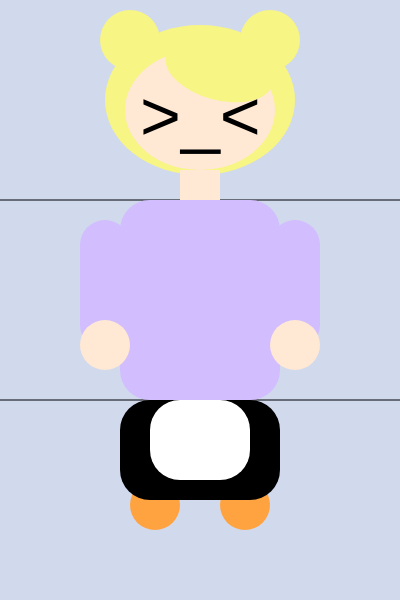
Frame 1 (no input)
Frame 60 (no input): identical to frame 1, image omitted
Frame 120 (the mouse pressed at the canvas centre since frame 60): identical to frame 1, image omitted

The p5.js sketch that drew this single still picture (run headless with seeded random() and noise() and a simulated clock; from frame 60 on, the mouse is pressed at the canvas centre):

// p5.js sketch
// ── sketch.js
function setup() {
  createCanvas(400, 600);
}

function draw() {
  background(209, 217, 237);
  
  // division lines
  fill (0);
  line (0,200,400,200);
  line (0,400,400,400);
  
  drawHead(100,100);
  drawTorso(100, 250);
  drawFeet(100, 300);
  
  
}

function drawHead( posX,posY){
  
  // back of hair
  push();
  noStroke();
  fill (247, 245, 131);
  ellipse(200,100, 190,150);
  pop();
  
  // space buns
  push();
  noStroke();
  fill (247, 245, 131);
  ellipse(130, 40, 60, 60);
  ellipse(270, 40, 60, 60);
  pop()
  
  // head
  push();
  noStroke();
  fill (255, 232, 212);
  ellipse (200, 110, 150, 120);
  pop();
  
  // bangs
  push();
  rotate(-50);
  noStroke();
  fill (247, 245, 131);
  ellipse (230, 10, 110, 60);
  pop();
  
  // face
  push();
  fill(0);
  textSize(70);
  text('>_<', 140,140);
  
  //neck
  
  push();
  noStroke();
  fill (255, 232, 212);
  rect (180, 170, 40, 30);
  pop();
}


 function drawTorso(posX, posY){
   push();
   noStroke();
   fill(210, 189, 255);
   rect(120, 200, 160, 200, 30);
   pop();
   
   push();
   noStroke();
   fill(210, 189, 255);
   rect(80, 220, 50, 130, 30);
   rect(270, 220, 50, 130, 30)
   pop();
   
   // hands
   push();
    noStroke();
    fill(255, 232, 212);
    rect(80, 320, 50,50,30);
    rect(270, 320, 50,50,30);
    pop(); 
    
 }

  function drawFeet(posX, posY){
    
    push();
    noStroke();
    fill(255, 163, 64);
    rect(130, 480, 50,50,30);
    rect(220, 480, 50,50,30);
    pop();
    
    push();
    noStroke();
    fill(0);
    rect(120,400,160,100,30);
    pop()
    
    push();
    noStroke();
    fill(255);
    rect(150,400,100,80,30);
    pop()
    
    
  }
